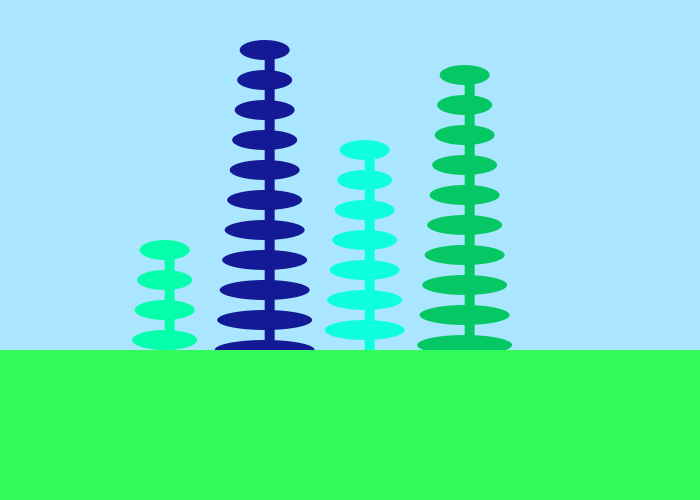
Frame 1 (no input)
Frame 60 (the mouse pressed at the canvas centre just before this capture): identical to frame 1, image omitted
Frame 120 (the mouse held since frame 60 and released just before this capture): identical to frame 1, image omitted

The Processing sketch that drew this single still picture (run headless with seeded random() and noise(); from frame 60 on, the mouse is pressed at the canvas centre):

// Processing sketch: Aug10_Class1
// ── Aug10_Class1.pde
Plant giselle;
Plant kitty;
Plant karla;
Plant rio;

color color1 = color(5, 255, 170);
color color2 = color(20, 25, 150);
color color3 = color(15, 255, 220);
color color4 = color(5, 200, 100);

float xRandom;

void setup(){
  size(700, 500);
  xRandom = random (100, 200);
  
  giselle = new Plant (xRandom);
  kitty = new Plant (xRandom + 100);
  karla = new Plant (xRandom +200);
  rio = new Plant (xRandom + 300);
  
  noStroke();
  ellipseMode(CENTER);
}

void draw(){
  background(170, 230, 255);
  giselle.display(color1, 6, 250);
  kitty.display(color2, 12, 50);
  karla.display(color3, 10, 150);
  rio.display(color4, 50, 75);
  
  fill(50, 250, 90);
  rect(0, 350, 700, 150);
  
}
// ── Plant.pde
class Plant{
  float plantHeight;
  int leafs;
  color plantColor;
  float x;
  
  Plant(float tempX){
    x = tempX;
  }
  
  void display(color tempColor, int tempLeafNum, float tempYHeight){
    plantHeight = tempYHeight;
    fill(tempColor);
    rect(x, plantHeight, 10, 500);
    
    leafs = tempLeafNum;
    
    for(int i = 0; i < leafs; i++){
      float ly = plantHeight + 30*i;
      ellipse(x, ly, 50+(i*5), 20);
    }
  }
}
